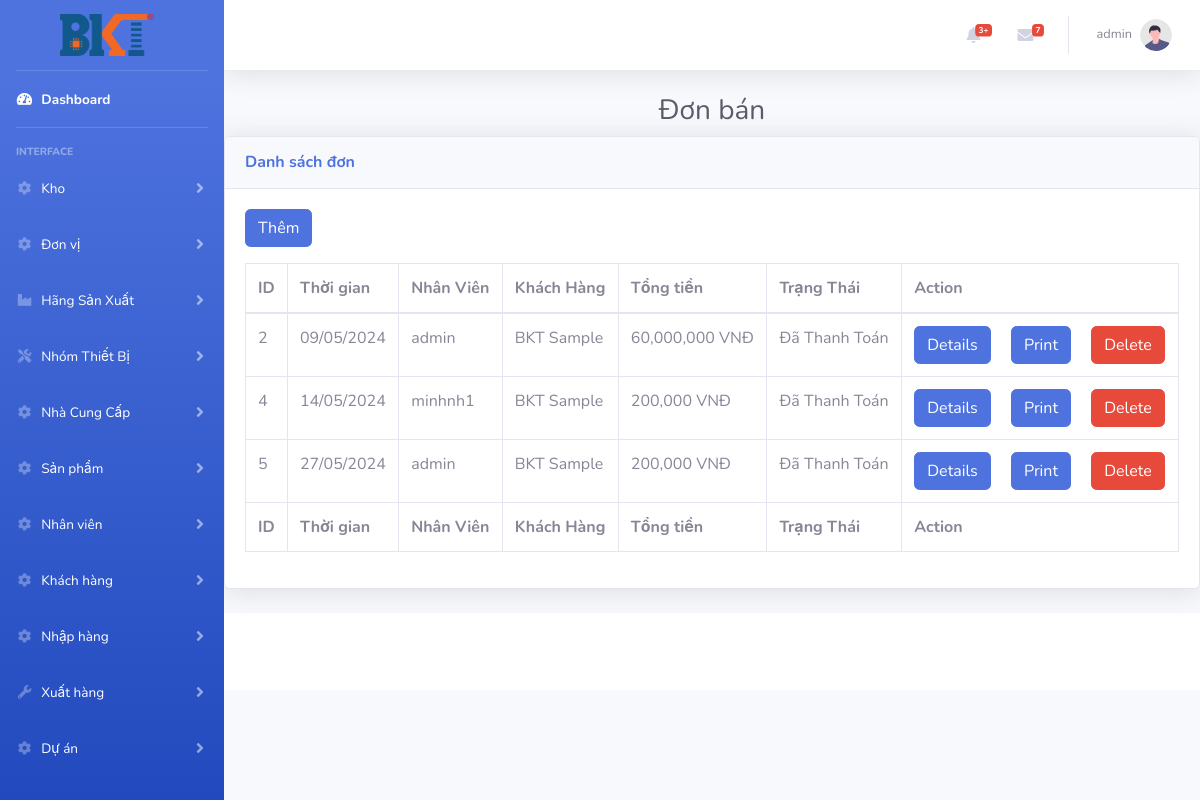
The app's page /index.php?controller=donban (signed in) with its own data.
### tables this page shows
CREATE TABLE `donban` (
  `Id` int(11) NOT NULL,
  `NgayBan` datetime DEFAULT NULL,
  `IdNV` int(11) DEFAULT NULL,
  `IdKH` int(11) DEFAULT NULL,
  `Tong` int(11) DEFAULT NULL,
  `TrangThai` varchar(1) DEFAULT NULL
);

CREATE TABLE `nhanvien` (
  `Id` int(11) NOT NULL,
  `TenNV` varchar(100) DEFAULT NULL,
  `DienThoai` varchar(20) DEFAULT NULL,
  `Email` varchar(50) DEFAULT NULL,
  `DiaChi` varchar(100) DEFAULT NULL,
  `TaiKhoan` varchar(50) DEFAULT NULL,
  `MatKhau` varchar(50) DEFAULT NULL,
  `Quyen` varchar(20) DEFAULT NULL,
  `IsActive` varchar(1) DEFAULT NULL
);

CREATE TABLE `khachhang` (
  `Id` int(11) NOT NULL,
  `TenKH` varchar(100) DEFAULT NULL,
  `DienThoai` varchar(20) DEFAULT NULL,
  `Email` varchar(50) DEFAULT NULL,
  `DiaChi` varchar(100) DEFAULT NULL
);

### controllers/donban_controller.php (called while the page is built, shortened)
<?php
require_once ('models/donban.php');
class DonBanController extends BaseController
{
    public function  index()
    {
        $donban = DonBan::all();
        $data =array('donban'=> $donban);
        $this->render('index',$data);
    }
}

### routes.php (called while the page is built, shortened)
<?php
$controller = new $klass;
$controller->$action();

### index.php (called while the page is built, shortened)
<?php
require_once('routes.php');

### models/donban.php (called while the page is built, shortened)
<?php
class DonBan{
    function __construct($Id,$NgayBan,$IdNV,$IdKH,$ThanhTien,$TrangThai)
    {
        $this->Id = $Id;
        $this->NgayBan = $NgayBan;
        $this->IdNV =  $IdNV;
        $this->IdKH = $IdKH;
        $this->ThanhTien= $ThanhTien;
        $this->TrangThai= $TrangThai;
    }
    static function all()
    {
        $list =[];
        $db =DB::getInstance();
        $reg = $db->query('SELECT db.Id ,db.NgayBan , nv.TaiKhoan ,kh.TenKH ,db.Tong,db.TrangThai FROM DonBan db JOIN NhanVien nv JOIN KhachHang kh ON nv.Id =db.IdNV AND kh.Id = db.IdKH');
        foreach ($reg->fetchAll() as $item){
            $list[] =new DonBan($item['Id'],$item['NgayBan'],$item['TaiKhoan'],$item['TenKH'],$item['Tong'],$item['TrangThai']);
        }
        return $list;
    }
}

### views/donban/index.php (the view, shortened to what this page needs)
<?php
require_once('models/donban.php');
?>
<h1 class="h3 mb-2 text-center text-gray-800 ">Đơn bán</h1>
<div class="card shadow mb-4">
    <div class="card-header py-3">
        <h6 class="m-0 font-weight-bold text-primary">Danh sách đơn</h6>
    </div>
    <div class="card-body">
        <a href="index.php?controller=donban&action=insert" class="btn btn-primary mb-3">Thêm</a>
        <div class="table-responsive">
            <table class="table table-bordered" id="dataTable" width="100%" cellspacing="0">
                <thead>
                    <tr>
                        <th>ID</th>
                        <th>Thời gian</th>
                        <th>Nhân Viên</th>
                        <th>Khách Hàng</th>
                        <th>Tổng tiền</th>
                        <th>Trạng Thái</th>
                        <th>Action</th>
                    </tr>
                </thead>
                <tfoot>
                    <tr>
                        <th>ID</th>
                        <th>Thời gian</th>
                        <th>Nhân Viên</th>
                        <th>Khách Hàng</th>
                        <th>Tổng tiền</th>
                        <th>Trạng Thái</th>
                        <th>Action</th>
                    </tr>
                </tfoot>
                <tbody>
                    <?php
                    foreach ($donban as $item) {
                    ?>
                        <form method="post">
                            <tr>
                                <td><?= $item->Id   ?></td>
                                <td><?= date('d/m/Y', strtotime($item->NgayBan)) ?></td>
                                <td><?= $item->IdNV
                                    ?></td>
                                <td><?= $item->IdKH ?></td>
                                <td><?= number_format($item->ThanhTien, 0, ".", ",") ?> VNĐ</td>
                                <td><?php
                                    if ($item->TrangThai == "1") {
                                        echo "Đã Thanh Toán";
                                    } else {
                                        echo "Chưa thanh toán";
                                    }
                                    ?></td>
                                <td>
                                    <a href="index.php?controller=donban&action=show&id=<?= $item->Id ?>" class='btn btn-primary mr-3'>Details</a>
                                    <a href="index.php?controller=donban&action=print&id=<?= $item->Id ?>" class='btn btn-primary mr-3'>Print</a>
                                    <button type="submit" name="dele" value="<?= $item->Id ?>" class='btn btn-danger'>Delete</button>
                        </form>
                    <?php
                    }
                    ?>
                </tbody>
            </table>
        </div>
    </div>
</div>

### records on screen
donban: Id "2", NgayBan "09/05/2024", IdNV.TaiKhoan "admin", IdKH.TenKH "BKT Sample", Tong "60,000,000", TrangThai "Đã Thanh Toán"
donban: Id "4", NgayBan "14/05/2024", IdNV.TaiKhoan "minhnh1", IdKH.TenKH "BKT Sample", Tong "200,000", TrangThai "Đã Thanh Toán"
donban: Id "5", NgayBan "27/05/2024", IdNV.TaiKhoan "admin", IdKH.TenKH "BKT Sample", Tong "200,000", TrangThai "Đã Thanh Toán"

### other values on screen
$_SESSION['username'] "admin"
